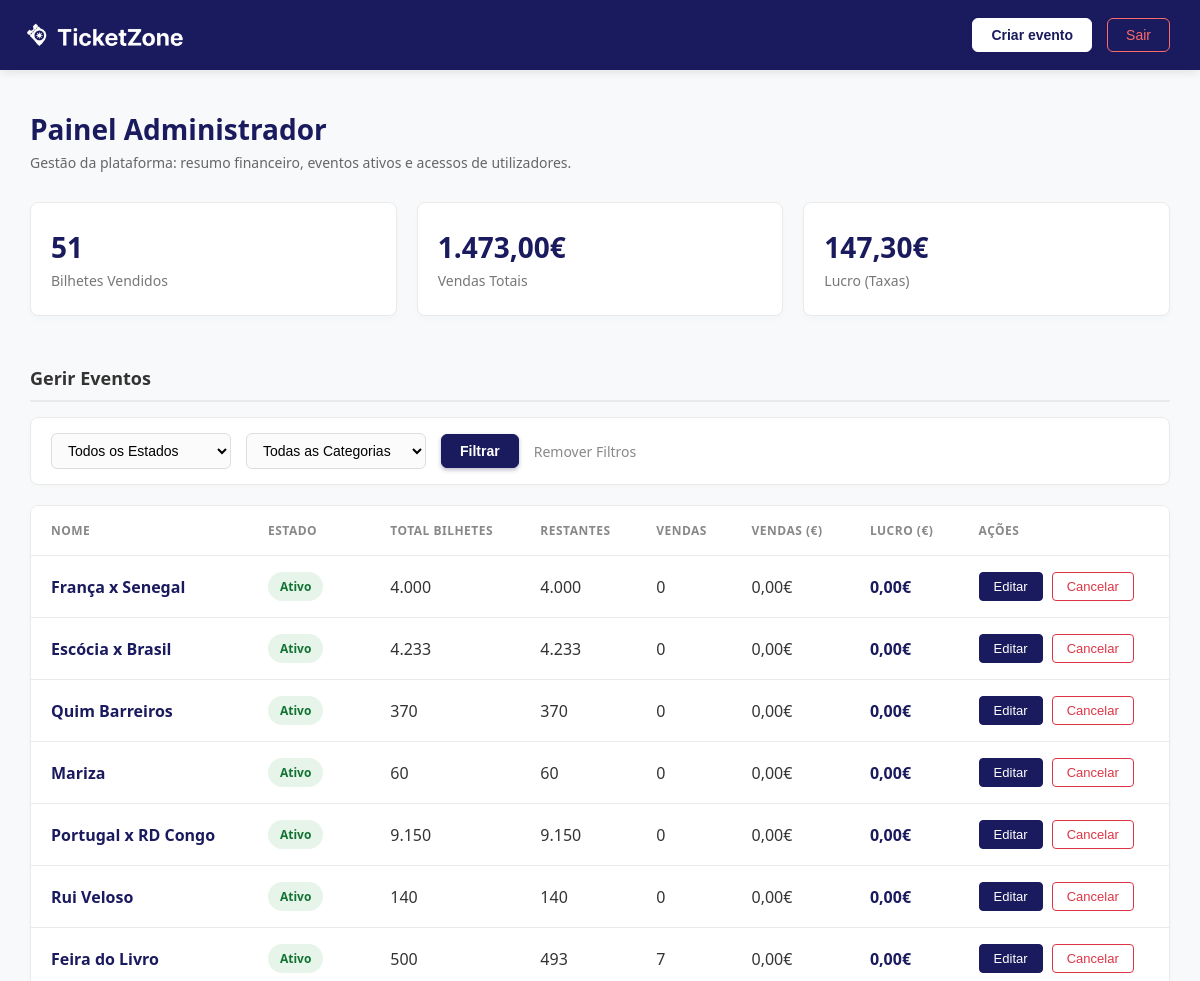
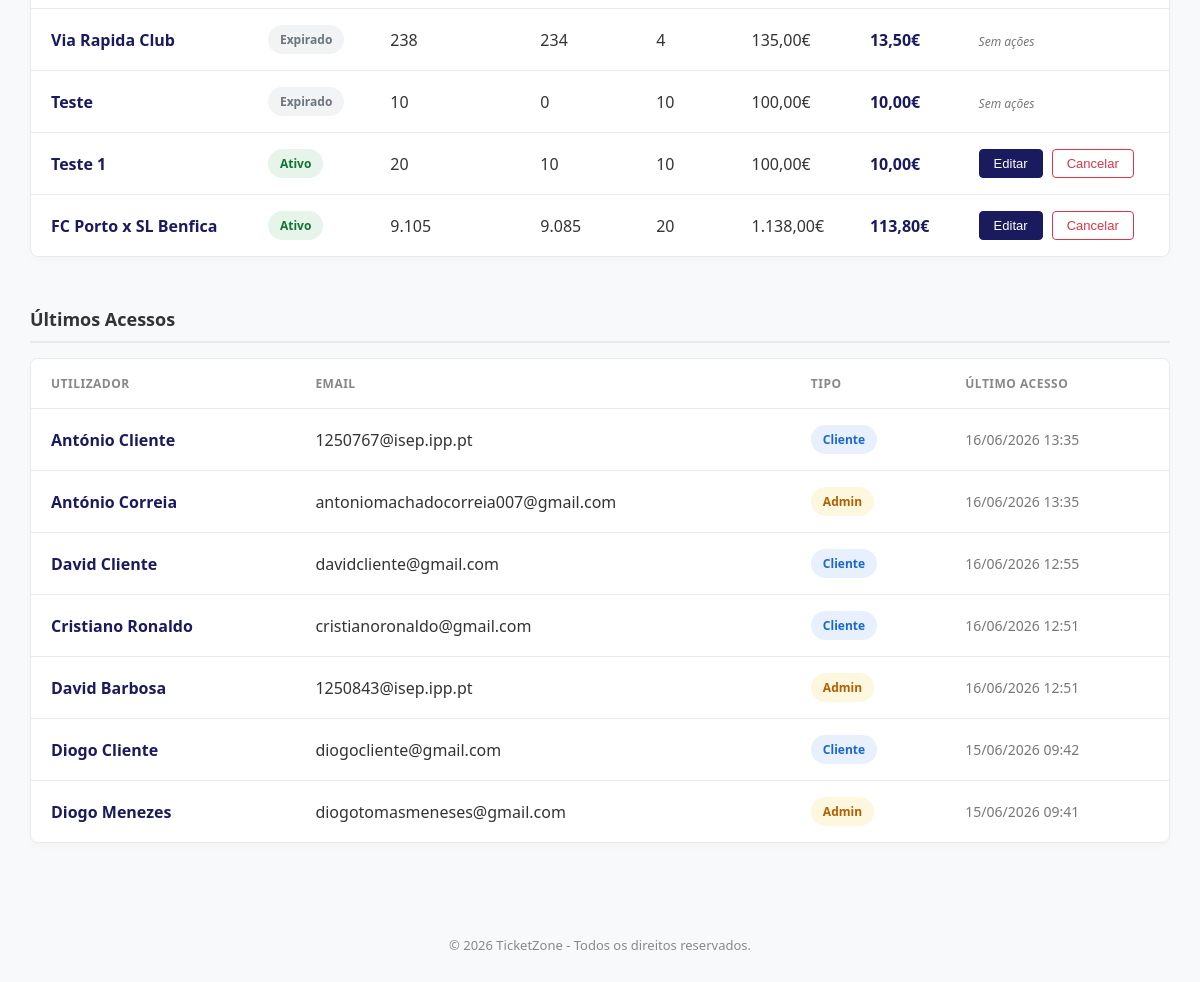
The page /admin.php (signed in) on the database as committed earlier (2 pictures, top to bottom).
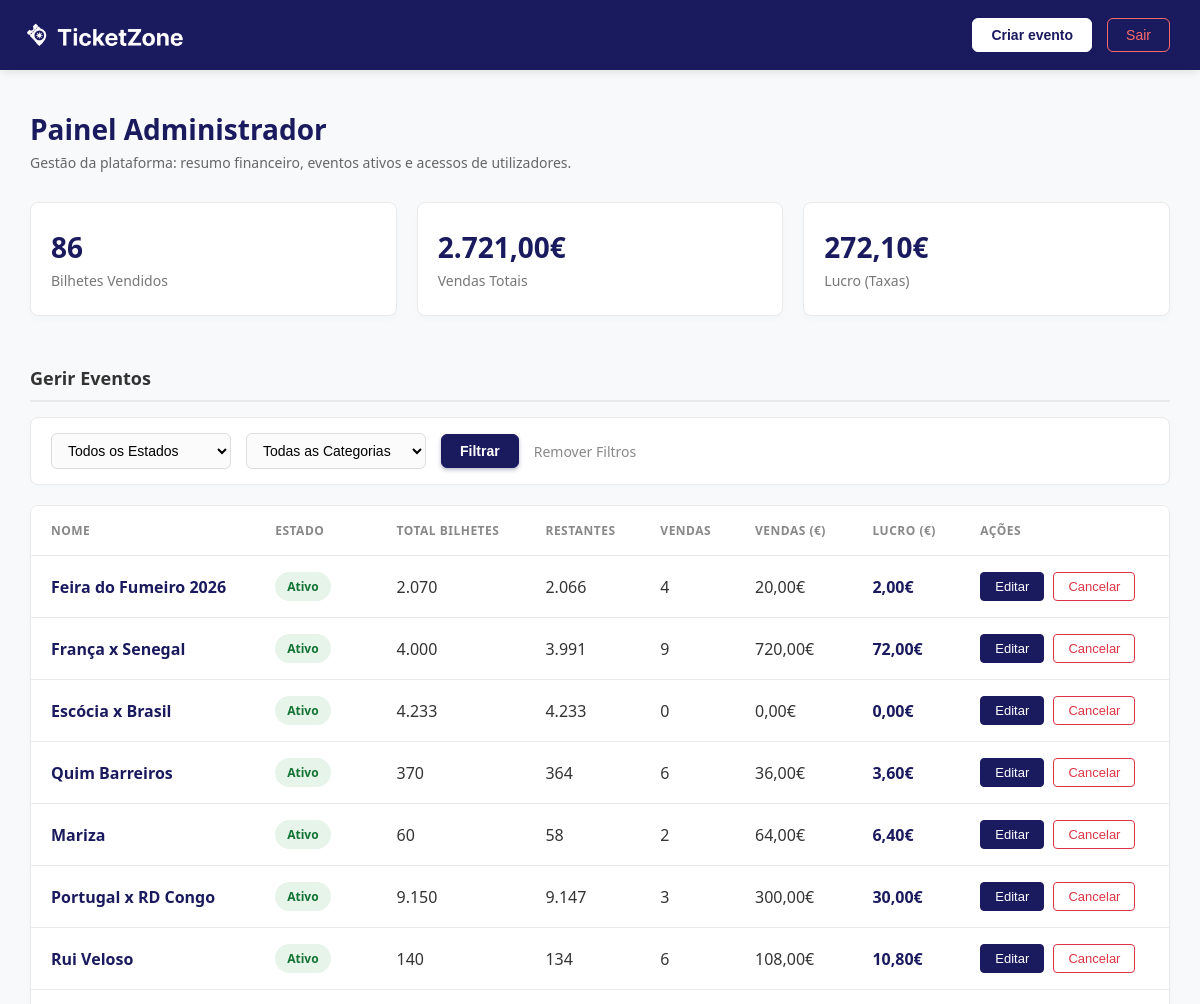
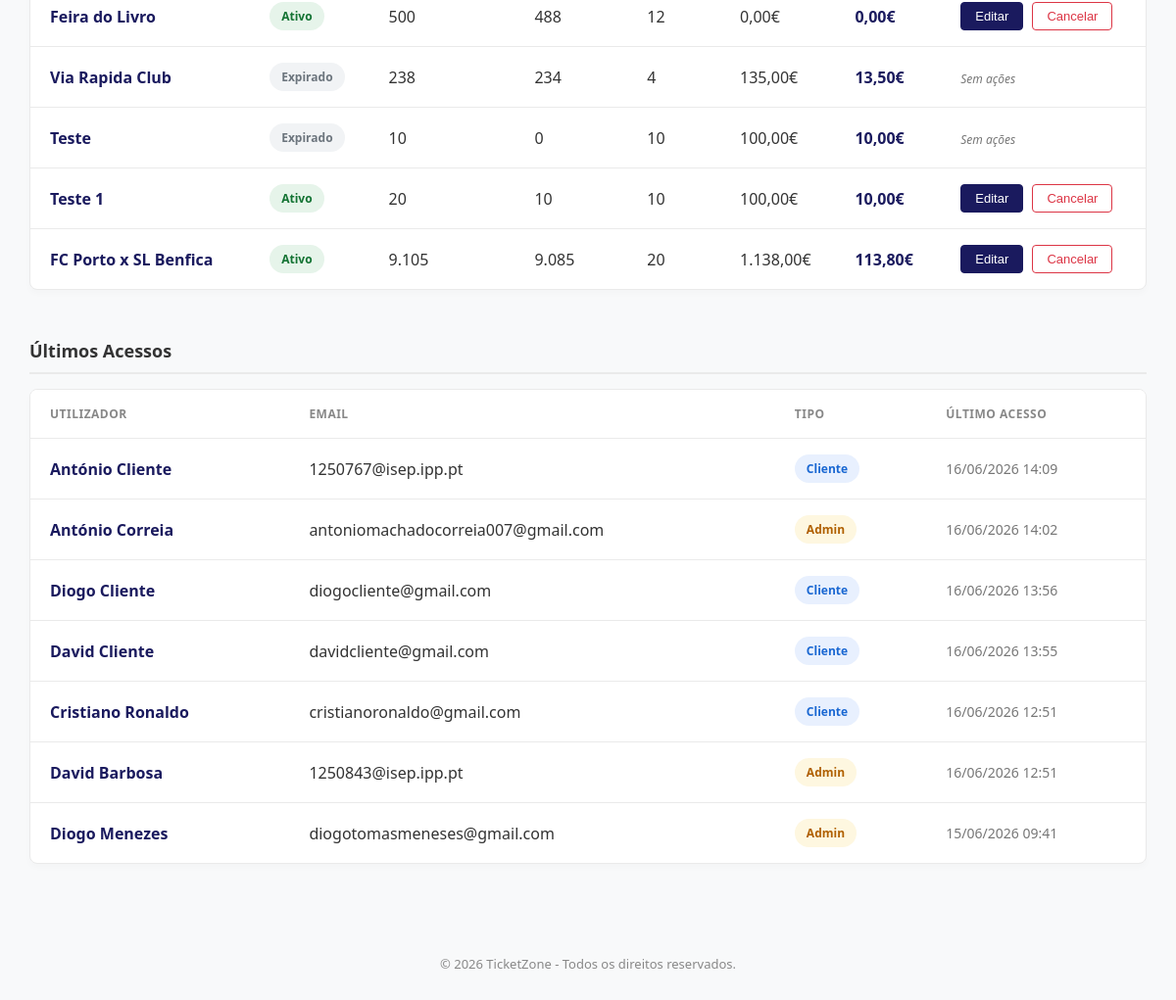
The same page on the database as committed later (2 pictures, top to bottom).
### tables this page shows
CREATE TABLE "eventos" (
            id INTEGER PRIMARY KEY AUTOINCREMENT,
            nome TEXT NOT NULL,
            descricao TEXT,
            data_inicio TEXT NOT NULL,
            data_fim TEXT NOT NULL,
            local TEXT NOT NULL,
            imagem TEXT,
            estado TEXT DEFAULT 'ativo' CHECK(estado IN ('ativo', 'cancelado', 'expirado')),
            id_categoria INTEGER,
            id_admin INTEGER,
            FOREIGN KEY (id_categoria) REFERENCES categorias(id),
            FOREIGN KEY (id_admin) REFERENCES utilizadores(id)
        );

CREATE TABLE utilizadores (
        id INTEGER PRIMARY KEY AUTOINCREMENT,
        username TEXT NOT NULL UNIQUE,
        email TEXT NOT NULL UNIQUE,
        password_hash TEXT NOT NULL,
        tipo TEXT NOT NULL CHECK(tipo IN ('cliente', 'admin')),
        data_registo TEXT DEFAULT CURRENT_TIMESTAMP,
        ultimo_acesso TEXT
    );

### scripts/carregar_eventos.php (called while the page is built, shortened)
<?php
$db = new SQLite3(__DIR__ . '/../ticketzone.db');
$query_atualizar = "
    UPDATE eventos
    SET estado = 'expirado'
    WHERE estado = 'ativo'
    AND replace(data_fim, 'T', ' ') < datetime('now', 'localtime')
";
$db->exec($query_atualizar);
$where_clauses = [];
$where_sql = count($where_clauses) > 0 ? "WHERE " . implode(" AND ", $where_clauses) : "";
$query = "
    SELECT
        e.id,
        e.nome,
        e.estado,
        e.id_categoria,
        (SELECT COALESCE(SUM(qtd_total), 0) FROM tipos_bilhete WHERE id_evento = e.id) AS lotacao_total,
        (SELECT COALESCE(SUM(qtd_disponivel), 0) FROM tipos_bilhete WHERE id_evento = e.id) AS bilhetes_restantes,
        (SELECT COALESCE(SUM(ic.quantidade), 0) FROM itens_compra ic JOIN tipos_bilhete tb ON tb.id = ic.id_tipo_bilhete JOIN compras c ON c.id = ic.id_compra WHERE tb.id_evento = e.id AND c.estado IN ('concluida', 'pago')) AS bilhetes_vendidos,
        (SELECT COALESCE(SUM(ic.quantidade * ic.preco_unitario), 0) FROM itens_compra ic JOIN tipos_bilhete tb ON tb.id = ic.id_tipo_bilhete JOIN compras c ON c.id = ic.id_compra WHERE tb.id_evento = e.id AND c.estado IN ('concluida', 'pago')) AS total_vendas,
        (SELECT COALESCE(SUM(p.taxa_plataforma), 0) FROM pagamentos p JOIN compras c ON c.id = p.id_compra WHERE c.estado IN ('concluida', 'pago') AND c.id IN (SELECT ic.id_compra FROM itens_compra ic JOIN tipos_bilhete tb ON tb.id = ic.id_tipo_bilhete WHERE tb.id_evento = e.id)) AS lucro_plataforma
    FROM eventos e
    $where_sql
    ORDER BY e.id DESC
";
$stmt = $db->prepare($query);
$resultado = $stmt->execute();
$eventos = [];
while ($linha = $resultado->fetchArray(SQLITE3_ASSOC)) {
    $eventos[] = $linha;
}
?>

### scripts/carregar_entradas.php (called while the page is built, shortened)
<?php
$db = new SQLite3(__DIR__ . '/../ticketzone.db');
$query = "
    SELECT
        username,
        email,
        tipo,
        ultimo_acesso
    FROM utilizadores
    WHERE ultimo_acesso IS NOT NULL
    ORDER BY ultimo_acesso DESC
    LIMIT 50
";
$resultado = $db->query($query);
$entradas = [];
while ($linha = $resultado->fetchArray(SQLITE3_ASSOC)) {
    $entradas[] = $linha;
}
?>

### admin.php (the view, shortened to what the changed rows need)
<?php
require_once __DIR__ . '/scripts/carregar_eventos.php';
require_once __DIR__ . '/scripts/carregar_entradas.php';
$total_bilhetes_geral = 0;
$total_vendas_geral   = 0;
$total_lucro_geral    = 0;
foreach ($eventos as $evento) {
    $total_bilhetes_geral += $evento['bilhetes_vendidos'];
    $total_vendas_geral   += $evento['total_vendas'];
    $total_lucro_geral    += $evento['lucro_plataforma'];
}
?>
<!DOCTYPE html>
<html lang="pt">
<head>
    <link rel="stylesheet" href="styles/admin.css?v=<?= time() ?>" />
</head>
<body>
    <main>
        <div class="cabecalho-pagina">
            <h2>Painel Administrador</h2>
        </div>
        <div class="resumo-cards">
            <div class="card">
                <div class="card-numero"><?= number_format($total_bilhetes_geral, 0, ',', '.') ?></div>
                <div class="card-titulo">Bilhetes Vendidos</div>
            </div>
            <div class="card">
                <div class="card-numero"><?= number_format($total_vendas_geral, 2, ',', '.') ?>€</div>
                <div class="card-titulo">Vendas Totais</div>
            </div>
            <div class="card">
                <div class="card-numero"><?= number_format($total_lucro_geral, 2, ',', '.') ?>€</div>
                <div class="card-titulo">Lucro (Taxas)</div>
            </div>
        </div>
        <div class="tabela-container">
            <table class="tabela-moderna">
                <thead>
                    <tr>
                        <th>Nome</th>
                        <th>Estado</th>
                        <th>Total Bilhetes</th>
                        <th>Restantes</th>
                        <th>Vendas</th>
                        <th>Vendas (€)</th>
                        <th>Lucro (€)</th>
                        <th>Ações</th>
                    </tr>
                </thead>
                <tbody>
                    <?php if (empty($eventos)): ?>
                        <tr>
                            <td colspan="8" style="text-align: center; color: #888; padding: 30px;">
                                Nenhum evento encontrado para estes filtros.
                            </td>
                        </tr>
                    <?php else: ?>
                        <?php foreach ($eventos as $evento): ?>
                            <tr>
                                <td class="destaque-nome"><?= htmlspecialchars($evento['nome']) ?></td>
                                <?php
                                    $est = strtolower($evento['estado']);
                                    if ($est === 'ativo') {
                                        $classe_badge = 'badge-ativo';
                                    } elseif ($est === 'expirado') {
                                        $classe_badge = 'badge-expirado';
                                    } else {
                                        $classe_badge = 'badge-cancelado';
                                    }
                                ?>
                                <td>
                                    <span class="badge <?= $classe_badge ?>">
                                        <?= ucfirst(htmlspecialchars($evento['estado'])) ?>
                                    </span>
                                </td>
                                <td><?= number_format($evento['lotacao_total'], 0, ',', '.') ?></td>
                                <td><?= number_format($evento['lotacao_total'] - $evento['bilhetes_vendidos'], 0, ',', '.') ?></td>
                                <td><?= number_format($evento['bilhetes_vendidos'], 0, ',', '.') ?></td>
                                <td><?= number_format($evento['total_vendas'], 2, ',', '.') ?>€</td>
                                <td class="destaque-lucro"><?= number_format($evento['lucro_plataforma'], 2, ',', '.') ?>€</td>
                                <td>
                                    <?php if ($est === 'ativo'): ?>
                                        <button class="botao-editar" onclick="location.href='eventos.php?id=<?= $evento['id'] ?>'">
                                            Editar
                                        </button>
                                        <button class="botao-cancelar" onclick="location.href='scripts/cancelar_evento.php?id=<?= $evento['id'] ?>'">
                                            Cancelar
                                        </button>
                                    <?php elseif ($est === 'cancelado'): ?>
                                        <button class="botao-reativar" onclick="location.href='scripts/reativar_evento.php?id=<?= $evento['id'] ?>'">
                                            Reativar
                                        </button>
                                    <?php elseif ($est === 'expirado'): ?>
                                        <span class="texto-secundario" style="font-size: 12px; font-style: italic;">Sem ações</span>
                                    <?php endif; ?>
                                </td>
                            </tr>
                        <?php endforeach; ?>
                    <?php endif; ?>
                </tbody>
            </table>
        </div>
        <div class="tabela-container">
            <table class="tabela-moderna">
                <thead>
                    <tr>
                        <th>Utilizador</th>
                        <th>Email</th>
                        <th>Tipo</th>
                        <th>Último Acesso</th>
                    </tr>
                </thead>
                <tbody>
                    <?php if (empty($entradas)): ?>
                        <tr>
                            <td colspan="4" style="text-align: center; color: #888; padding: 30px;">
                                Nenhum acesso registado.
                            </td>
                        </tr>
                    <?php else: ?>
                        <?php foreach ($entradas as $entrada): ?>
                            <tr>
                                <td class="destaque-nome"><?= htmlspecialchars($entrada['username']) ?></td>
                                <td><?= htmlspecialchars($entrada['email']) ?></td>
                                <?php $classe_tipo = strtolower($entrada['tipo']) === 'admin' ? 'badge-admin' : 'badge-cliente'; ?>
                                <td>
                                    <span class="badge <?= $classe_tipo ?>">
                                        <?= ucfirst(htmlspecialchars($entrada['tipo'])) ?>
                                    </span>
                                </td>
                                <td class="texto-secundario">
                                    <?php
                                        $timestamp = strtotime($entrada['ultimo_acesso']);
                                        echo date('d/m/Y H:i', $timestamp);
                                    ?>
                                </td>
                            </tr>
                        <?php endforeach; ?>
                    <?php endif; ?>
                </tbody>
            </table>
        </div>
    </main>
</body>
</html>

Rows that differ between the two databases and show on the page:
added eventos: nome "Feira do Fumeiro 2026", estado "Ativo", lotacao_total "2.070", bilhetes_vendidos "2.066", bilhetes_vendidos "4", total_vendas "20,00", lucro_plataforma "2,00"
computed for eventos "França x Senegal": bilhetes_vendidos "4.000" → "3.991"; bilhetes_vendidos "0" → "9"; total_vendas "0,00" → "720,00"; lucro_plataforma "0,00" → "72,00"
computed for eventos "Quim Barreiros": bilhetes_vendidos "370" → "364"; bilhetes_vendidos "0" → "6"; total_vendas "0,00" → "36,00"; lucro_plataforma "0,00" → "3,60"
computed for eventos "Mariza": bilhetes_vendidos "60" → "58"; bilhetes_vendidos "0" → "2"; total_vendas "0,00" → "64,00"; lucro_plataforma "0,00" → "6,40"
computed for eventos "Portugal x RD Congo": bilhetes_vendidos "9.150" → "9.147"; bilhetes_vendidos "0" → "3"; total_vendas "0,00" → "300,00"; lucro_plataforma "0,00" → "30,00"
computed for eventos "Rui Veloso": bilhetes_vendidos "140" → "134"; bilhetes_vendidos "0" → "6"; total_vendas "0,00" → "108,00"; lucro_plataforma "0,00" → "10,80"
computed for eventos "Feira do Livro": bilhetes_vendidos "493" → "488"; bilhetes_vendidos "7" → "12"
changed utilizadores "António Cliente": ultimo_acesso "16/06/2026 13:35" → "16/06/2026 14:09"
changed utilizadores "António Correia": ultimo_acesso "16/06/2026 13:35" → "16/06/2026 14:02"
changed utilizadores "Diogo Cliente": ultimo_acesso "15/06/2026 09:42" → "16/06/2026 13:56"; moves up the list
changed utilizadores "David Cliente": ultimo_acesso "16/06/2026 12:55" → "16/06/2026 13:55"
Other text that changed with them:
$total_bilhetes_geral: "51" → "86"
$total_vendas_geral: "1.473,00" → "2.721,00"
$total_lucro_geral: "147,30" → "272,10"
